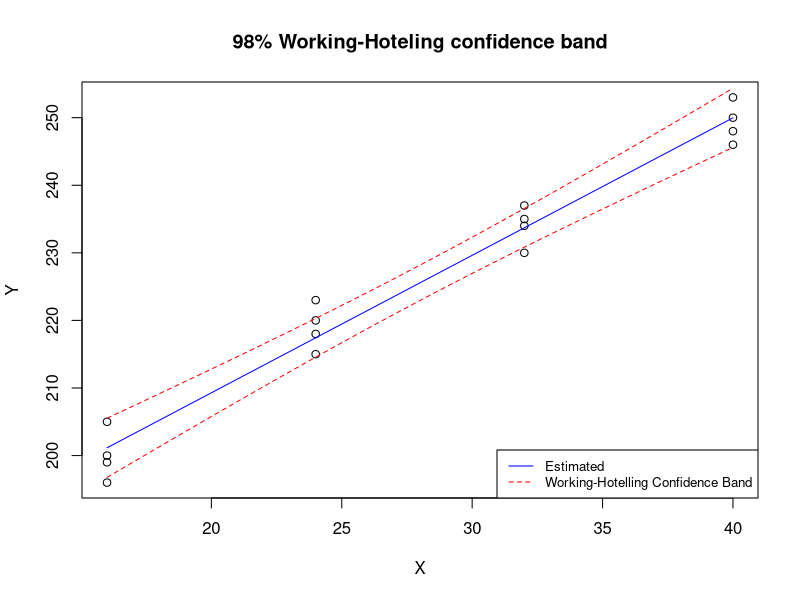
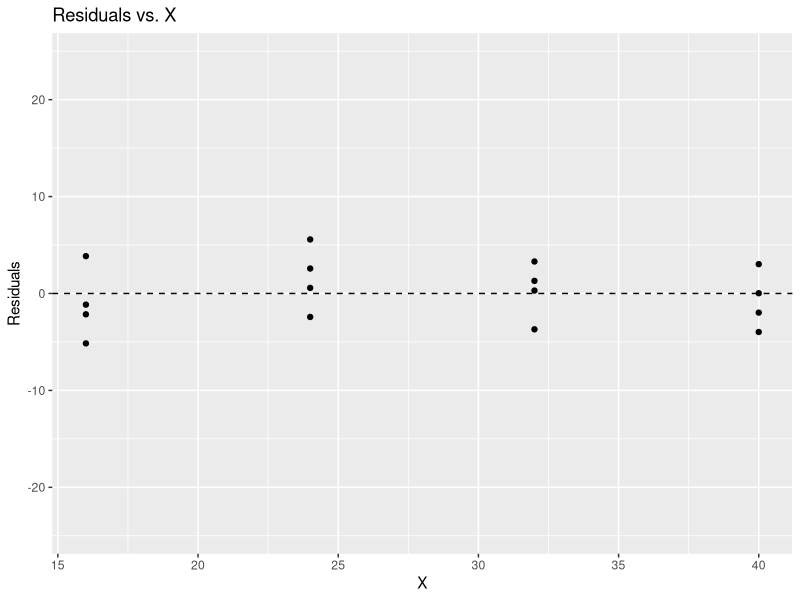
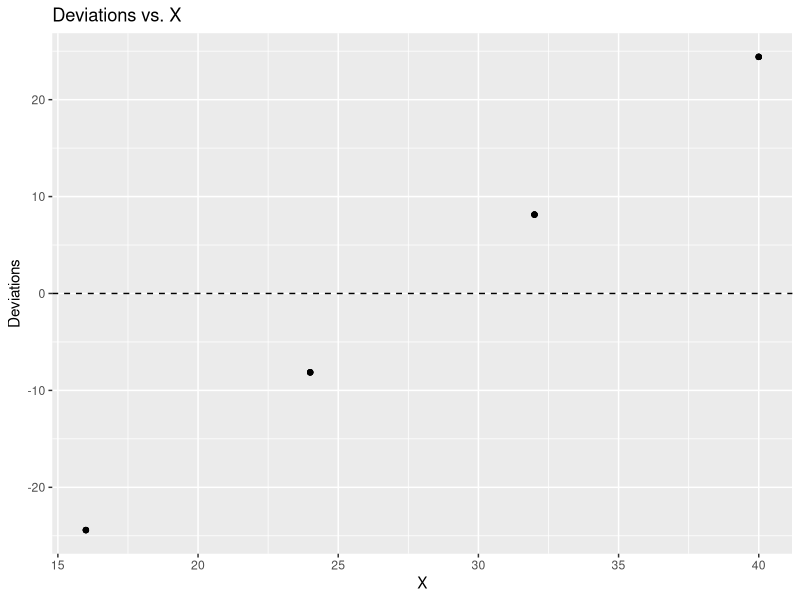

Recreate these plots in R, in order.
## ---- chunk 1
data <- read.csv("plastic-hardness.csv", header = TRUE)
model <- lm(Y ~ X, data=data)
summary(model)
## ---- chunk 2
# Solving for confidence interval
predict(model, newdata=data.frame(X=30), interval="confidence", level=0.98)
## ---- chunk 3
# Solving for prediction interval
predict(model, newdata=data.frame(X=30), interval="prediction", level=0.98)
## ---- chunk 4
# Apply the Working Hoteling confidence band formula
mse <- sum(residuals(model)^2) / model$df.residual
x_bar <- mean(data$X)
Sxx <- sum((data$X - x_bar)^2)
W <- sqrt(2 * qf(1 - 0.02, df1 = 2, df2 = model$df.residual))
x_vals <- seq(min(data$X), max(data$X), length.out = 1000)
y_hats <- predict(model, newdata = data.frame(X = x_vals))
se_Yhat <- function(x_i, x_bar, Sxx, mse, n) {
  sqrt(mse * (1/n + (x_i - x_bar)^2 / Sxx))
}
se_vals <- se_Yhat(x_vals, x_bar, Sxx, mse, nrow(data))
lower_band <- y_hats - W * se_vals
upper_band <- y_hats + W * se_vals
plot(data$X, data$Y, main = "98% Working-Hoteling confidence band",
     xlab = "X", ylab = "Y")
lines(x_vals, y_hats, col = 'blue')
lines(x_vals, lower_band, col = 'red', lty = 2)
lines(x_vals, upper_band, col = 'red', lty = 2)

# Indicate legend
legend("bottomright",
       legend = c("Estimated", "Working-Hotelling Confidence Band"), 
       col = c("blue", "red"), 
       lty = c(1, 2), 
       cex = 0.8)
## ---- chunk 5
#ANOVA table 
anova(model)
## ---- chunk 6
Y_mean <- mean(data$Y)
Y_pred <- predict(model, newdata=data.frame(X = data$X)) 
SSR <- sum((Y_pred - Y_mean)^2)
SSE <- sum((data$Y-Y_pred)^2)
MSR <- SSR
MSE <- SSE/(model$df.residual)
F1 <- MSR/MSE 
print(F1)
Critical_F <- qf(1 - 0.01, 1, model$df.residual)
## ---- chunk 7
print(F1 > Critical_F)
## ---- chunk 8
library(ggplot2)
residuals <- residuals(model)
fitted_values <- fitted(model)
Y_mean <- mean(data$Y)
plot_data <- data.frame(X = data$X, 
                        Residuals = residuals, 
                        Deviations = fitted_values - Y_mean)

y_limits <- range(plot_data$Residuals, plot_data$Deviations)
# Plot the residuals
ggplot(plot_data, aes(X, Residuals)) +
  geom_point() +
  ylim(y_limits) +
  geom_hline(yintercept = 0, linetype = "dashed") +
  ggtitle("Residuals vs. X")
# Plot the deviations
ggplot(plot_data, aes(X, Deviations)) +
  geom_point() +
  ylim(y_limits) +
  geom_hline(yintercept = 0, linetype = "dashed") +
  ggtitle("Deviations vs. X")

## ---- chunk 9
# R squared value
summary(model)$r.squared

# Pearson correlation coefficient
cor(data$X, data$Y)
